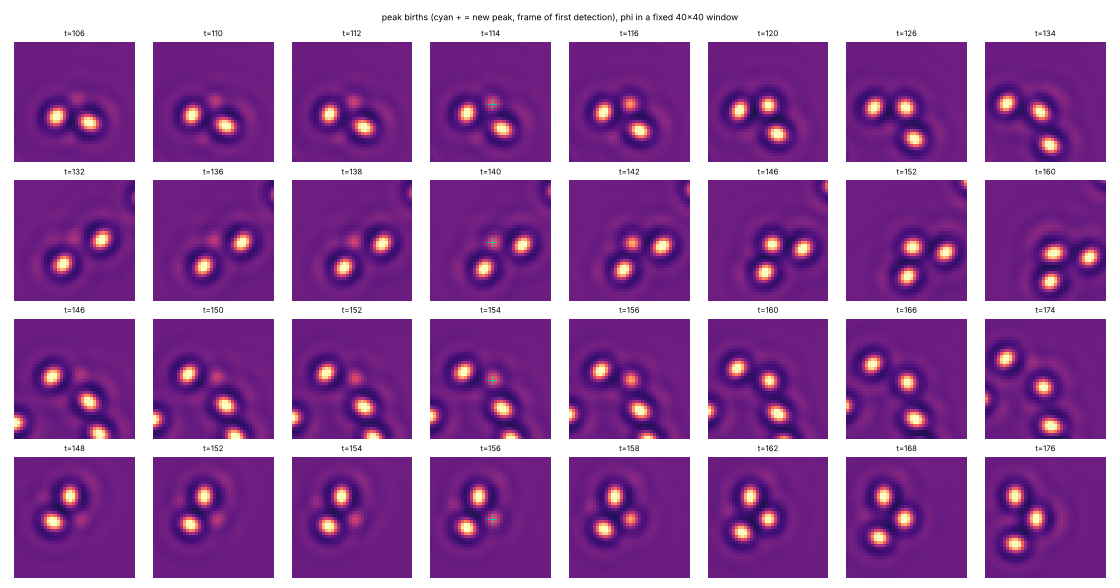

This figure's Python source:
"""Crops of phi around the first N peak births after t=100 (births as in births.py), 8 snapshots from 8 t before to 20 t after."""
import sys, os, json, importlib.util, numpy as np, matplotlib; matplotlib.use("Agg"); import matplotlib.pyplot as plt
from scipy import ndimage
os.environ["WORLD_P"] = sys.argv[1]; T = int(sys.argv[2]); N = int(sys.argv[3]); out = sys.argv[4]
spec = importlib.util.spec_from_file_location("w", "world.py"); w = importlib.util.module_from_spec(spec); spec.loader.exec_module(w)
s = w.init(0, (128, 128)); hist = []; prev = None; ev = []
def peaks(p):
    return np.argwhere((p == ndimage.maximum_filter(p, size=7, mode="wrap")) & (p > 0.0))
def dmin(a, B):
    d = np.abs(B - a); d = np.minimum(d, 128 - d); return np.hypot(d[:, 0], d[:, 1]).min() if len(B) else 1e9
for n in range(1, T + 1):
    w.step(s)
    if n % 20 == 0:
        hist.append((n * w.P["dt"], s["phi"].copy()))
        pk = peaks(s["phi"])
        if prev is not None and n * w.P["dt"] > 100 and len(ev) < N:
            for a in pk:
                if dmin(a, prev) > 3 and len(ev) < N: ev.append((len(hist) - 1, a))
        prev = pk
offs = [-4, -2, -1, 0, 1, 3, 6, 10]
fig, ax = plt.subplots(len(ev), len(offs), figsize=(2 * len(offs), 2.1 * len(ev)), squeeze=False)
for r, (i, (y, x)) in enumerate(ev):
    for j, o in enumerate(offs):
        k = min(max(i + o, 0), len(hist) - 1); t, ph = hist[k]
        crop = np.roll(np.roll(ph, 64 - y, 0), 64 - x, 1)[44:84, 44:84]
        ax[r, j].imshow(crop, cmap="magma", vmin=-1.6, vmax=1.0); ax[r, j].axis("off"); ax[r, j].set_title(f"t={t:.0f}", fontsize=8)
        if o == 0: ax[r, j].plot(20, 20, "c+", ms=10)
fig.suptitle("peak births (cyan + = new peak, frame of first detection), phi in a fixed 40x40 window", fontsize=9)
fig.tight_layout(); fig.savefig(out, dpi=70)
